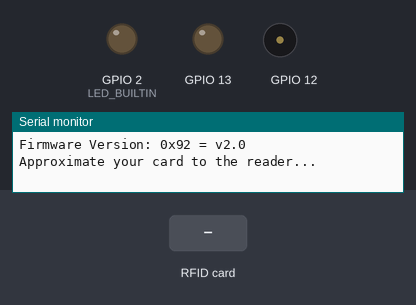
Recording of a sketch running on a simulated ESP32. Parts: output pins drawn as LEDs (lit = HIGH), buzzer (waves = sounding), the last lines printed to the serial monitor. The test bench sets the inputs (shaded band).

Above: at 1.2 s.
1.3 s: RFID card 99 A9 E4 6E held to the reader
At 1.7 s:
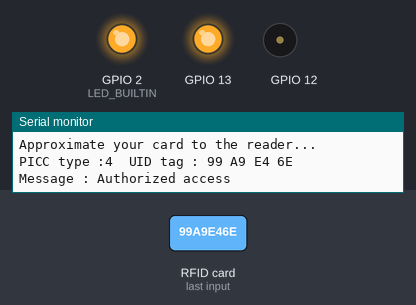
3.8 s: RFID card 89 8D CE 6E held to the reader
At 5.2 s:
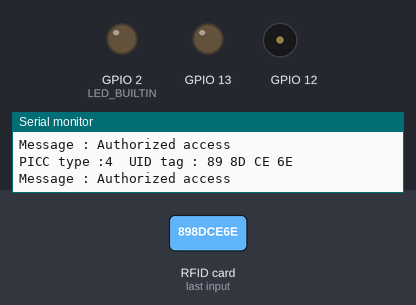
5.3 s: RFID card 5E 7A 19 C4 held to the reader
At 5.9 s:
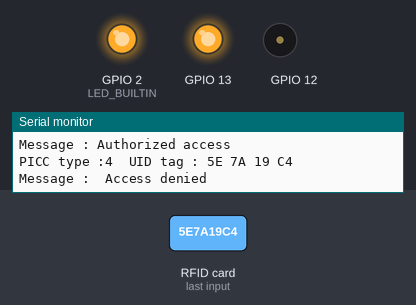
Timing chart, 0 to 8.3 s (numbered marks = the images above; inputs shaded):
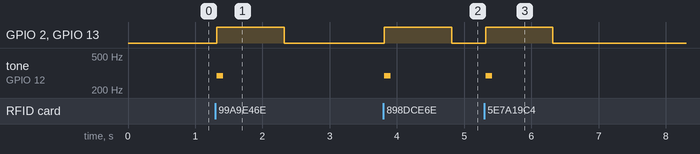

Measured:
- after the input at 1.3 s, GPIO 2 (LED_BUILTIN), GPIO 13: LOW → HIGH at once, → LOW 1.0 s later; tone on GPIO 12: silent → 294 Hz at once, → silent 0.10 s later
- after the input at 3.8 s, GPIO 2 (LED_BUILTIN), GPIO 13: LOW → HIGH at once, → LOW 1.0 s later; tone on GPIO 12: silent → 294 Hz at once, → silent 0.10 s later
- after the input at 5.3 s, GPIO 2 (LED_BUILTIN), GPIO 13: LOW → HIGH at once, → LOW 1.0 s later; tone on GPIO 12: silent → 294 Hz at once, → silent 0.10 s later

The sketch:

RFID.ino
```cpp
/*
 * All the resources for this project: http://randomnerdtutorials.com/
 * Modified by Rui Santos
 * Created by FILIPEFLOP
 */
#include <SPI.h>
#include <MFRC522.h>
#include <ESP32Servo.h>
#include "music.h"

#define SS_PIN 5 // pin5:SDAorNSS; 18:SCK ; 23:MOSI ; 19:MISO
#define RST_PIN 32

MFRC522 mfrc522(SS_PIN, RST_PIN);   // Create MFRC522 instance.

void setup()
{
  Serial.begin(9600);   // Initiate a serial communication
  SPI.begin();      // Initiate  SPI bus
  pinMode(LED_BUILTIN,OUTPUT);
  pinMode(13,OUTPUT); // for buzz  有源
  pinMode(12,OUTPUT); // for tone  無源

  mfrc522.PCD_Init();   // Initiate MFRC522
  mfrc522.PCD_DumpVersionToSerial();
  Serial.println("Approximate your card to the reader...");
  Serial.println();

}
void loop()
{
  digitalWrite(LED_BUILTIN,LOW);
  digitalWrite(13,LOW); //buzz keep silent

  // Look for new cards and read uid
  if ( !mfrc522.PICC_IsNewCardPresent() || !mfrc522.PICC_ReadCardSerial())
  {
    return;
  }
  //Show UID on serial monitor
  digitalWrite(LED_BUILTIN,HIGH);
  digitalWrite(13,HIGH); //buzz only
  music();               //do re me
  Serial.print("PICC type :");
  Serial.print(mfrc522.PICC_GetType(mfrc522.uid.sak));
  Serial.print("  UID tag :");
  String content= "";
  byte letter;
  for (byte i = 0; i < mfrc522.uid.size; i++) // uid 轉換為文字變數 content
  {
     Serial.print(mfrc522.uid.uidByte[i] < 0x10 ? " 0" : " ");
     Serial.print(mfrc522.uid.uidByte[i], HEX);
     content.concat(String(mfrc522.uid.uidByte[i] < 0x10 ? " 0" : " "));
     content.concat(String(mfrc522.uid.uidByte[i], HEX));
  }
  content.toUpperCase();
  Serial.println();
  Serial.print("Message : ");

  if (content.substring(1) == "99 A9 E4 6E" || content.substring(1) == "89 8D CE 6E") //change here the UID of the card/cards that you want to give access
  {
    Serial.println("Authorized access");
    Serial.println();
    delay(1000);
  }

 else   {
    Serial.println(" Access denied");
    delay(1000);
  }
}
```

music.h
```cpp
#include "pitches.h"

void music() {
  // 建立要發音的音色陣列
  int Notes[25] = {
    NOTE_C4, NOTE_CS4, NOTE_D4, NOTE_DS4, NOTE_E4, NOTE_F4,
    NOTE_FS4, NOTE_G4, NOTE_GS4, NOTE_A4, NOTE_AS4, NOTE_B4,
    NOTE_C5, NOTE_CS5, NOTE_D5, NOTE_DS5, NOTE_E5, NOTE_F5,
    NOTE_FS5, NOTE_G5, NOTE_GS5, NOTE_A5, NOTE_AS5, NOTE_B5
  };

    for(int i=0; i<3; i++){
      tone(12, Notes[i], 100); // 從第12Pin發聲,發出100ms的聲音
      //delay(100);
    }
}
```

pitches.h
```cpp
#define NOTE_B0  31
#define NOTE_C1  33
#define NOTE_CS1 35
#define NOTE_D1  37
#define NOTE_DS1 39
#define NOTE_E1  41
#define NOTE_F1  44
#define NOTE_FS1 46
#define NOTE_G1  49
#define NOTE_GS1 52
#define NOTE_A1  55
#define NOTE_AS1 58
#define NOTE_B1  62
#define NOTE_C2  65
#define NOTE_CS2 69
#define NOTE_D2  73
#define NOTE_DS2 78
#define NOTE_E2  82
#define NOTE_F2  87
#define NOTE_FS2 93
#define NOTE_G2  98
#define NOTE_GS2 104
#define NOTE_A2  110
#define NOTE_AS2 117
#define NOTE_B2  123
#define NOTE_C3  131
#define NOTE_CS3 139
#define NOTE_D3  147
#define NOTE_DS3 156
#define NOTE_E3  165
#define NOTE_F3  175
#define NOTE_FS3 185
#define NOTE_G3  196
#define NOTE_GS3 208
#define NOTE_A3  220
#define NOTE_AS3 233
#define NOTE_B3  247
#define NOTE_C4  262
#define NOTE_CS4 277
#define NOTE_D4  294
#define NOTE_DS4 311
#define NOTE_E4  330
#define NOTE_F4  349
#define NOTE_FS4 370
#define NOTE_G4  392
#define NOTE_GS4 415
#define NOTE_A4  440
#define NOTE_AS4 466
#define NOTE_B4  494
#define NOTE_C5  523
#define NOTE_CS5 554
#define NOTE_D5  587
#define NOTE_DS5 622
#define NOTE_E5  659
#define NOTE_F5  698
#define NOTE_FS5 740
#define NOTE_G5  784
#define NOTE_GS5 831
#define NOTE_A5  880
#define NOTE_AS5 932
#define NOTE_B5  988
#define NOTE_C6  1047
#define NOTE_CS6 1109
#define NOTE_D6  1175
#define NOTE_DS6 1245
#define NOTE_E6  1319
#define NOTE_F6  1397
#define NOTE_FS6 1480
#define NOTE_G6  1568
#define NOTE_GS6 1661
#define NOTE_A6  1760
#define NOTE_AS6 1865
#define NOTE_B6  1976
#define NOTE_C7  2093
#define NOTE_CS7 2217
#define NOTE_D7  2349
#define NOTE_DS7 2489
#define NOTE_E7  2637
#define NOTE_F7  2794
#define NOTE_FS7 2960
#define NOTE_G7  3136
#define NOTE_GS7 3322
#define NOTE_A7  3520
#define NOTE_AS7 3729
#define NOTE_B7  3951
#define NOTE_C8  4186
#define NOTE_CS8 4435
#define NOTE_D8  4699
#define NOTE_DS8 4978
```
